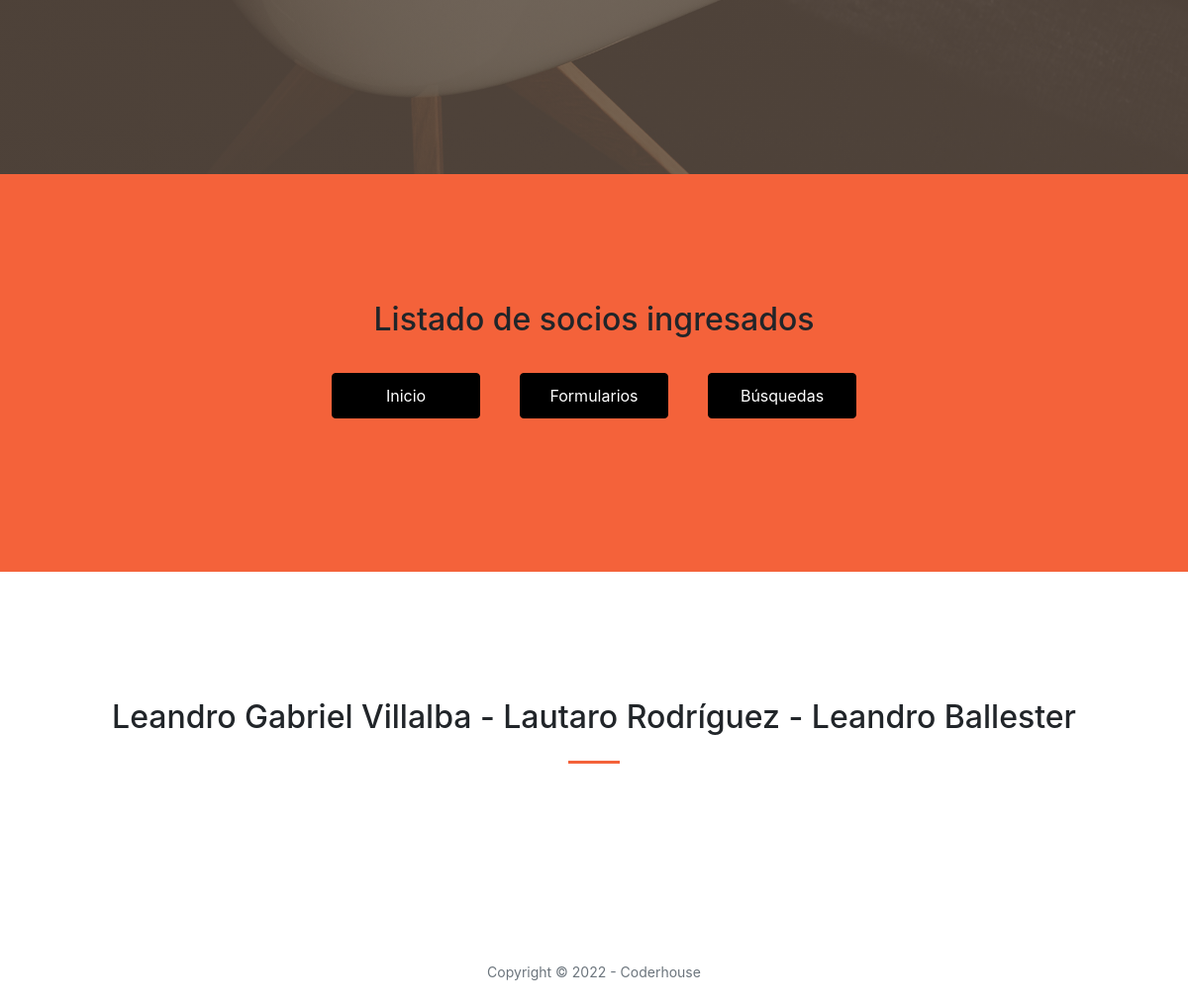
The page /app-biblioteca/listado-socios/ (lower part) on the database as committed earlier.
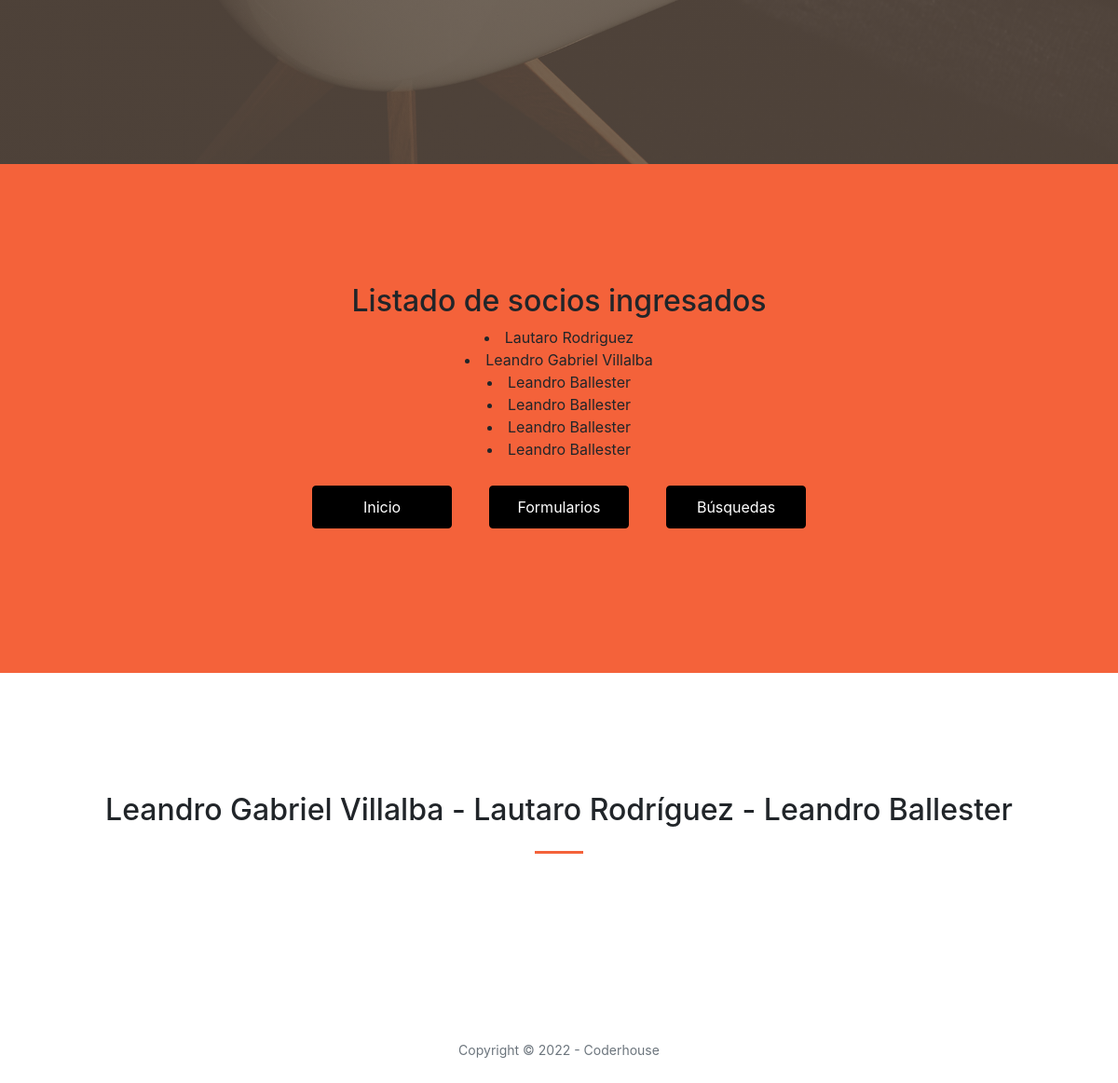
The same page on the database as committed later.
### AppBiblioteca/models.py (models this page shows, shortened)
class Socio(models.Model):
    nombre = models.CharField(max_length=50)
    apellido = models.CharField(max_length=50)
    fecha_nac = models.DateField(null=True)
    codigo_socio = models.IntegerField(null=True)

### AppBiblioteca/views.py (the view)
# urls.py: path('listado-socios/', socios, name='ListadoSocios'),
def socios(request):
    socio = Socio.objects.all()
    return render(request, 'listado_socios.html', {'lista_socios': socio})

### AppBiblioteca/templates/listado_socios.html
{% extends 'padre.html' %}
{% block Biblioteca %}
<section class="page-section bg-primary" id="Inicio">
    <div class="container px-4 px-lg-5">
        <div class="row gx-4 gx-lg-5 justify-content-center">
            <div class="col-lg-8 text-center">
                <h2>Listado de socios ingresados</h2>
                {% for socio in lista_socios %}
                    <li>{{socio.nombre}}  {{socio.apellido}}</li>
                {% endfor %}
                <div class="div-boton">
                    <a href="{% url 'Inicio' %}" class="boton-link">Inicio</a>
                    <a href="{% url 'FormularioInicial' %}" class="boton-link">Formularios</a>
                    <a href="{% url 'BusquedaInicial' %}" class="boton-link">Búsquedas</a>
                </div>
            </div>
        </div>
    </div>
</section>
{% endblock Biblioteca %}

Rows that differ between the two databases and show on the page:
added Socio: nombre "Lautaro", apellido "Rodriguez"
added Socio: nombre "Leandro Gabriel", apellido "Villalba"
added Socio: nombre "Leandro", apellido "Ballester"
added Socio: nombre "Leandro", apellido "Ballester"
added Socio: nombre "Leandro", apellido "Ballester"
added Socio: nombre "Leandro", apellido "Ballester"
